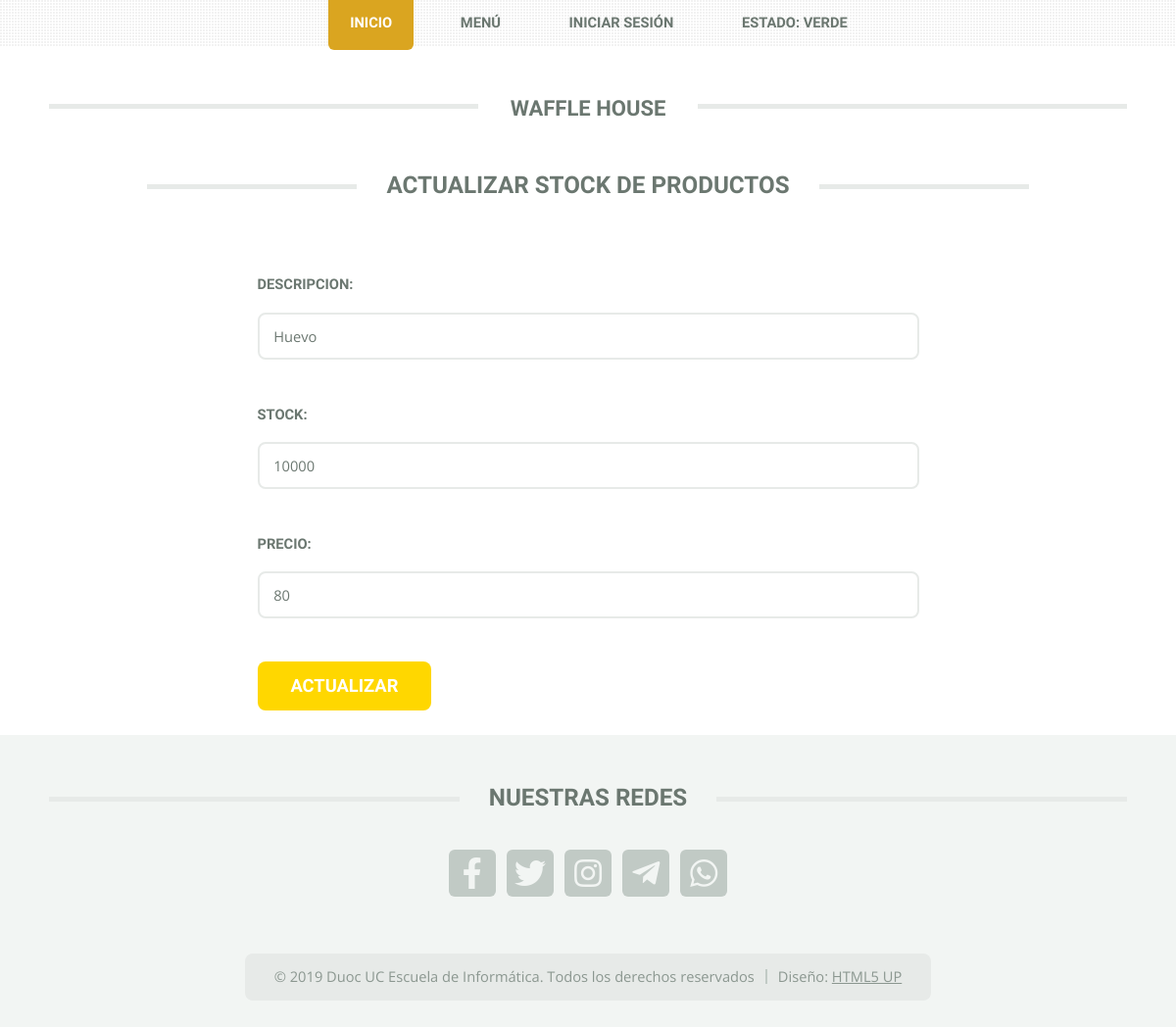
Page /producto/2/modificar on the committed database.
### WaffleHouse/models.py (models this page shows, shortened)
class WaffleIndex (models.Model):
	nombre = models.CharField(max_length = 20)
	class Meta:
		verbose_name_plural = 'WaffleIndexes'

class Producto (models.Model):
	descripcion = models.CharField(max_length = 255)
	stock = models.IntegerField()
	precio = models.PositiveIntegerField()
	ultimaReposicion = models.DateTimeField('Última Reposición', auto_now = True)

### WaffleHouse/views.py (the view)
# urls.py: path('producto/<pk>/modificar', views.StockUpdate.as_view(), name='edit_stock'),
class StockUpdate(UpdateView):
	model = Producto
	fields = ['descripcion', 'stock', 'precio']
	template_name = 'stock_edit.html'
	success_url = reverse_lazy('verstock')
	pk_url_kwarg = 'pk'
	def get_context_data(self, **kwargs):
		context = super(StockUpdate, self).get_context_data(**kwargs)
		waffleindex = IndexActual.objects.latest('actualizado')
		context['waffleindex'] = waffleindex.actual.nombre
		return context
	def get_object(self, queryset=None):
		queryset = Producto.objects.all()
		pk = self.kwargs.get(self.pk_url_kwarg)
		if pk is not None:
			queryset = queryset.filter(pk=pk)
		obj = queryset.get()
		return obj

### WaffleHouse/templates/stock_edit.html (shortened to what this page needs)
{% extends 'base.html' %}
{% load staticfiles %}
{% block content %}
<div class="row"  style="background-color: #fff;">
	<div class="col-12" style="overflow-x:auto;">
		<main style="width: 900px; margin: 0px auto;">
			<h2 class="major"><span>Actualizar Stock de Productos</span></h2>
			<form style="width: 75%; margin: 0px auto;" method="POST">
			    {{ form.as_p }}
			    <input style="margin-bottom: 25px;" type="submit" value="Actualizar" />
			</form>
		</main>
	</div>
</div>
{% endblock %}

### WaffleHouse/templates/base.html (shortened to what this page needs)
{% load staticfiles %}
<!DOCTYPE HTML>
<html>
	<head>
		<link rel="stylesheet" href="{% static 'assets/css/main.css' %}"/>
	</head>
	<body class="homepage is-preload">
		<div id="page-wrapper">
			<header id="header">
				<div class="logo container">
					<div>
						<h1><a href="{% url 'index' %}" id="logo">Waffle House</a></h1>
					</div>
				</div>
			</header>
			<nav id="nav">
				<ul>
					<li class="current"><a href="{% url 'index' %}">Inicio</a></li>
					<li>
						<a href="{% url 'index' %}#menu">Menú</a>
					</li>
					<li>
						{% if user.is_authenticated%}
							<a href="{% url 'logout' %}">Cerrar Sesión</a>
						{% else %}
							<a href="{% url 'login' %}">Iniciar Sesión</a>
						{% endif %}
					</li>
					<li>
						<a href="{% url 'index' %}#main">Estado: {{waffleindex}}</a>
					</li>
				</ul>
			</nav>
		{% block content %}
		{% endblock %}
			<footer id="footer" style="padding-top: 44px; padding-bottom: 44px;">
				<div class="container">
					<div class="row gtr-200">
						<div class="col-12">
							<section>
								<h2 class="major"><span>Nuestras Redes</span></h2>
								<ul class="contact">
									<li><a class="icon brands fa-facebook-f" href="#"><span class="label">Facebook</span></a></li>
									<li><a class="icon brands fa-twitter" href="#"><span class="label">Twitter</span></a></li>
									<li><a class="icon brands fa-instagram" href="#"><span class="label">Instagram</span></a></li>
									<li><a class="icon brands fa-telegram-plane" href="#"><span class="label">Telegram</span></a></li>
									<li><a class="icon brands fa-whatsapp" href="#"><span class="label">Whatsapp</span></a></li>
								</ul>
							</section>
						</div>
					</div>
					<div id="copyright">
						<ul class="menu">
							<li>&copy; 2019 Duoc UC Escuela de Informática. Todos los derechos reservados</li><li>Diseño: <a href="http://html5up.net">HTML5 UP</a></li>
						</ul>
					</div>
				</div>
			</footer>
		</div>
	</body>
</html>

### rows in the picture
WaffleIndex: nombre "VERDE"
Producto: descripcion "Huevo", stock "10000", precio "80"
